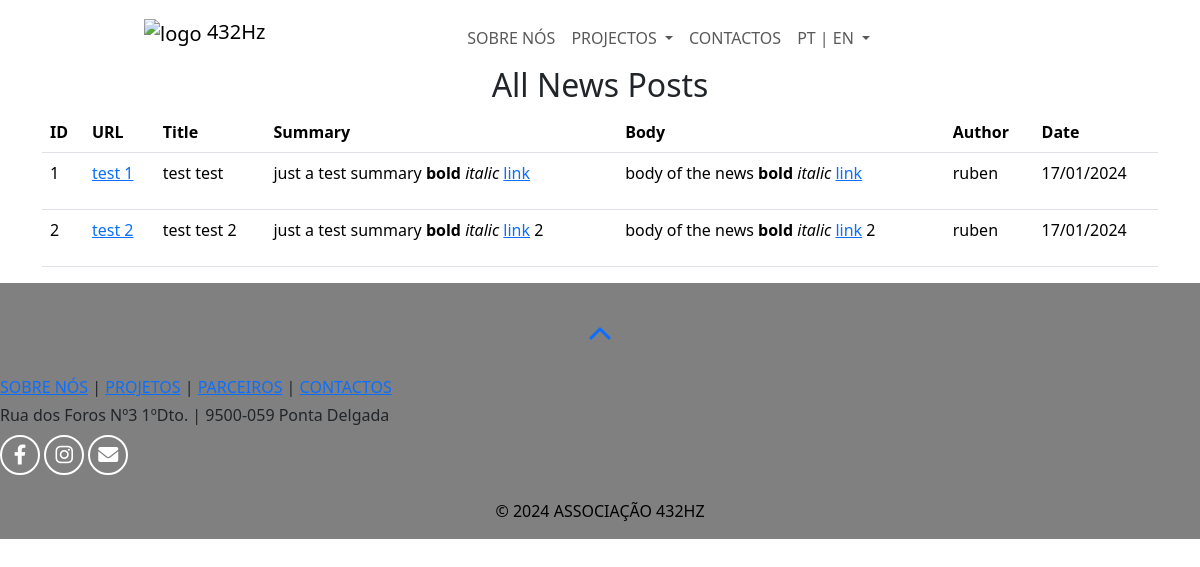
The app's page /news, older data.
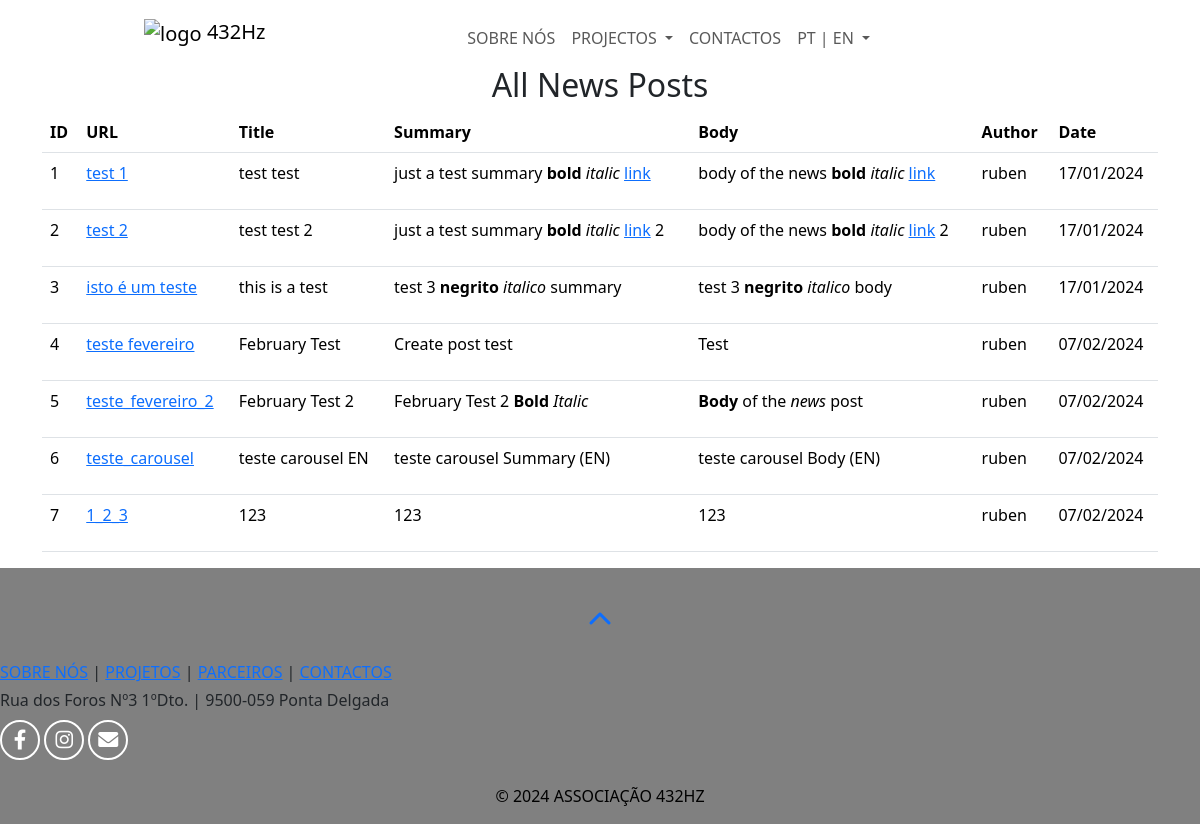
The same page, newer data.
### web432/models.py (models this page shows)
class News(db.Model):
    id = db.Column(db.Integer, primary_key=True)
    news_url = db.Column(db.String(255), unique=True, nullable=False)
    title_en = db.Column(db.String(255), unique=True, nullable=False)
    title_pt = db.Column(db.String(255), unique=True, nullable=False)
    summary_en = db.Column(db.Text, nullable=False)
    summary_pt = db.Column(db.Text, nullable=False)
    body_en = db.Column(db.Text, nullable=False)
    body_pt = db.Column(db.Text, nullable=False)
    author = db.Column(db.String(80), nullable=False)
    cover = db.Column(db.String(200), nullable=True)
    photos = db.Column(db.String(2000), nullable=True)
    photographers = db.Column(db.String(255), nullable=True)
    category = db.Column(db.String(50), nullable=False)
    date = db.Column(db.DateTime, nullable=False)
    date_created = db.Column(db.DateTime, default=datetime.utcnow, nullable=False)

### web432/views.py (the view)
    @app.route("/news")
    def news():
        all_news = News.query.all()
        return render_template('news_all.html', news_posts=all_news)

### web432/templates/news_all.html (shortened to what this page needs)
{% extends "layout.html" %}
{% block pagecss %}
  <link rel="stylesheet" href="/static/stylesheets/dashboard.css">
{% endblock %}
{% block main %}
<div class="container">
	<h2 class="text-center">All News Posts</h2>
	<table class="table">
		<thead>
			<tr>
				<th>ID</th>
				<th>URL</th>
				<th>Title</th>
				<th>Summary</th>
				<th>Body</th>
				<th>Author</th>
				<th>Date</th>
			</tr>
		</thead>
		<tbody>
			{% for post in news_posts %}
				<tr>
					<td>{{ post.id }}</td>
					<td><a href="{{ url_for('news_url', news_url=post.news_url) }}">{{ post.news_url }}</a></td>
					<td>{{ post.title_en }}</td>
					<td>{{ post.summary_en | safe }}</td>
					<td>{{ post.body_en | safe }}</td>
					<td>{{ post.author }}</td>
					<td>{{ post.date.strftime('%d/%m/%Y') }}</td>
				</tr>
			{% endfor %}
		</tbody>
	</table>
</div>
{% endblock %}

### web432/templates/layout.html (shortened to what this page needs)
<!DOCTYPE html>
<html lang="pt">
	<head>
		<link href="https://cdn.jsdelivr.net/npm/bootstrap@5.3.2/dist/css/bootstrap.min.css" rel="stylesheet">
    	<link href="https://getbootstrap.com/docs/5.3/assets/css/docs.css" rel="stylesheet">
		<link rel="stylesheet" href="https://cdnjs.cloudflare.com/ajax/libs/font-awesome/6.0.0/css/all.min.css"/>
		<link rel="stylesheet" href="/static/stylesheets/global.css">
		{% block pagecss %}{% endblock %}
	</head>
	<body>
		<header>
			{% include 'navbar.html' %}
		</header>
		<main>
			{% block main %}{% endblock %}
		</main>
		<footer>
			<section>
				<div class="position-relative text-center pb-1" style="top: 2rem; z-index: 1001;">
					<a href="#" id="go-to-top" data-toggle="tooltip" data-placement="bottom" title="Voltar para o topo">
						<span class="bg-cinzento4 rounded-circle d-inline-block" style="font-size: 1.5rem; line-height: 2.5rem; width: 3rem; height: 3rem;">
							<i class="fas fa-chevron-up"></i>
						</span>
					</a>
				</div>
				<div class="col-md-8 mb-2 text-md-right">
					<p></br></p>
					<p class="text-uppercase font-weight-bold mb-1">
						<a href="/">Sobre Nós</a> | <a href="/">Projetos</a> | <a href="/partners">Parceiros</a> | <a href="/contacts">Contactos</a>
					</p>
					<p class="mb-2">Rua dos Foros Nº3 1ºDto. | 9500-059 Ponta Delgada</p>
				</div>
				<div class="col-md-8 mb-2 text-md-right">
					<a class="social-media transition" title="Facebook" href="{{ url_for('facebook') }}" target="_blank" rel="nofollow noopener"><i class="fab fa-facebook-f fa-fw social-icon social-icon-small"></i></a>
					<a class="social-media transition ml-1" title="Instagram" href="{{ url_for('instagram') }}" target="_blank" rel="nofollow noopener"><i class="fab fa-instagram fa-fw social-icon social-icon-small"></i></a>
					<a class="social-media transition ml-1" title="Email" href="{{ url_for('email') }}"><i class="fas fa-envelope fa-fw social-icon social-icon-small"></i></a>
				</div>
			</section>
			<section class="container-fluid bg-cinzento4 pt-3 text-center">
				<div class="row justify-content-center align-items-end margin-left-1 text-black">
						<div class="col-md-4 text-lg-left text-uppercase font-weight-light">
								<p class="copyright" title="Design:&#010;Mónica Reis&#010;&#010;Web Dev:&#010;Rúben Garcia">&copy; 2024 Associação 432Hz</p>
						</div>
				</div>
		</section>
		</footer>
	</body>
</html>

### web432/templates/navbar.html (shortened to what this page needs)
<nav class="navbar navbar-expand-md bg-body-tertiary">
  <div class="container-fluid">
    <a class="navbar-brand" href="{{ url_for('index') }}" title="Página inicial">
      <img src="{{ url_for('static', filename='images/logo.png') }}" width="72" height="72" alt="logo" class="logo">
      <span class="text-432hz">432Hz</span>
    </a>
    <div class="collapse navbar-collapse" id="navbarSupportedContent">
      <ul class="navbar-nav ms-auto mb-2 mb-lg-0">
        <li class="nav-item">
          <a class="nav-link" href="{{ url_for('about') }}">SOBRE NÓS</a>
        </li>
        <li class="nav-item dropdown">
          <a class="nav-link dropdown-toggle" href="#" id="navbarDropdownProjects">
            PROJECTOS
          </a>
        </li>
        <li class="nav-item">
          <a class="nav-link" href="{{ url_for('contacts') }}">CONTACTOS</a>
        </li>
        <li class="nav-item dropdown">
          <a class="nav-link dropdown-toggle" href="#" id="navbarDropdownLanguage">
            PT | EN
          </a>
        </li>
      </ul>
    </div>
  </div>
</nav>

### web432/static/stylesheets/global.css (style rules this page uses)
* { padding: 0; margin: 0; box-sizing: border-box; }
header { padding: 0 15px; background-color: rgb(255, 255, 255); }
.navbar { margin: 0 10%; background: transparent !important; }
.navbar-collapse { justify-content: end; }
.navbar-nav { text-align: right; margin: 10px auto; }
footer { background-color: grey; }
.social-icon-small { color: white; margin-top: 0; font-size: 20px; border: 2px solid #fff; border-radius: 50%; width: 40px; height: 40px; line-height: 36px; }

Row changes from the older to the newer data that the page shows:
added News: id "3", news_url "isto é um teste", title_en "this is a test", summary_en "test 3 negrito italico summary", body_en "test 3 negrito italico body", author "ruben", date "17/01/2024"
added News: id "4", news_url "teste fevereiro", title_en "February Test", summary_en "Create post test", body_en "Test", author "ruben", date "07/02/2024"
added News: id "5", news_url "teste_fevereiro_2", title_en "February Test 2", summary_en "February Test 2 Bold Italic", body_en "Body of the news post", author "ruben", date "07/02/2024"
added News: id "6", news_url "teste_carousel", title_en "teste carousel EN", summary_en "teste carousel Summary (EN)", body_en "teste carousel Body (EN)", author "ruben", date "07/02/2024"
added News: id "7", news_url "1_2_3", title_en "123", summary_en "123", body_en "123", author "ruben", date "07/02/2024"
